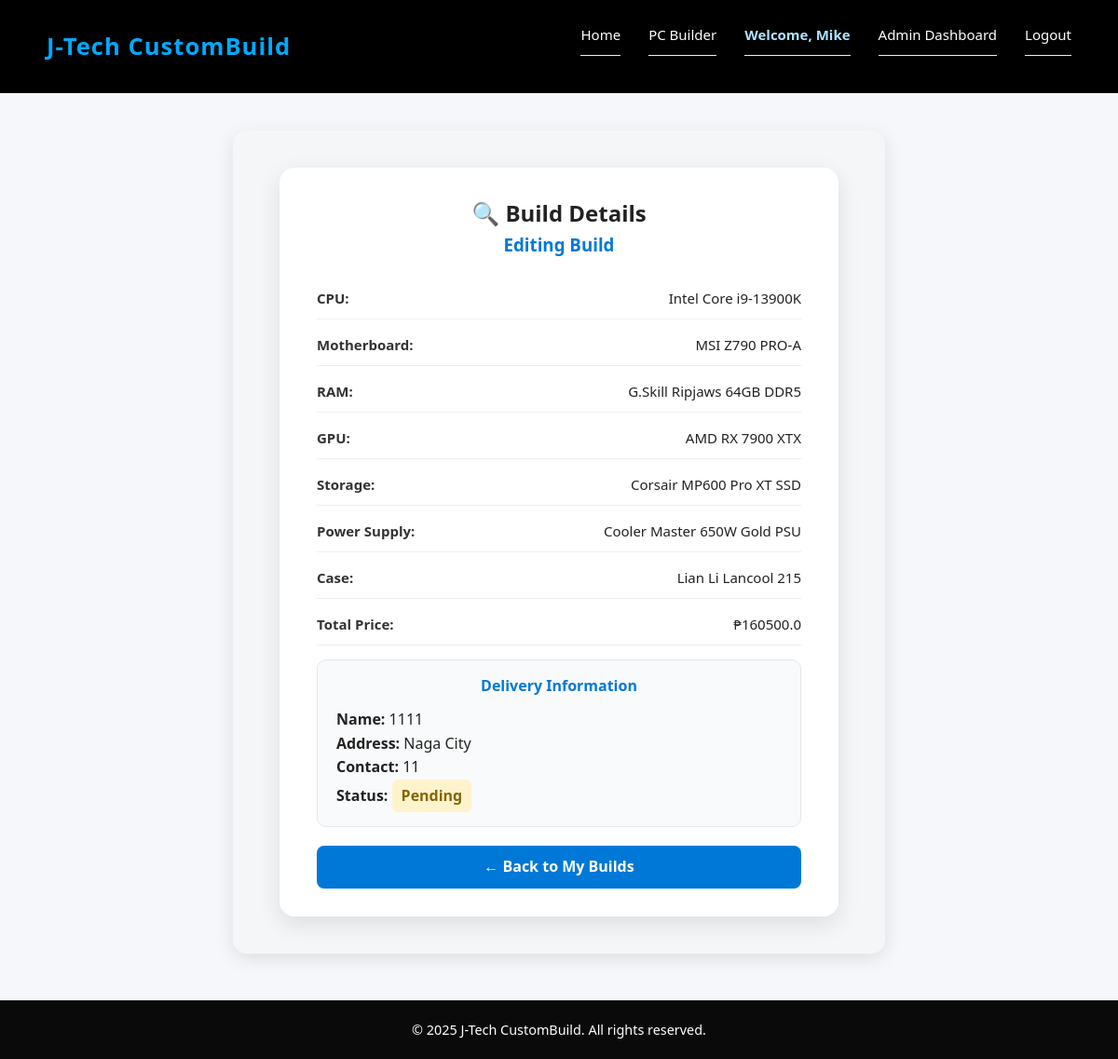
The page /view-build/15 (signed in) on the database its author committed.
### tables this page shows
CREATE TABLE builds (id INTEGER PRIMARY KEY AUTOINCREMENT, user TEXT, purpose TEXT, cpu TEXT, mobo TEXT, ram TEXT, gpu TEXT, storage TEXT, psu TEXT, cases TEXT, fullname TEXT, address TEXT, contact TEXT, status TEXT, price REAL);

### app.py (the view)
@app.route('/view-build/<int:id>')
def view_build(id):
    if 'user' not in session:
        flash('Please log in first.', 'warning')
        return redirect(url_for('login'))
    user = session['user']
    with sqlite3.connect(DB_NAME) as conn:
        cur = conn.cursor()
        cur.execute('''
            SELECT id, purpose, cpu, mobo, ram, gpu, storage, psu, cases, fullname, address, contact, status, price
            FROM builds
            WHERE id = ? AND user = ?
        ''', (id, user))
        build = cur.fetchone()
    if not build:
        flash('Build not found or access denied.', 'danger')
        return redirect(url_for('my_builds'))
    return render_template('view_build.html', build=build)

### templates/view_build.html (shortened to what this page needs)
{% extends "base.html" %}
{% block content %}
<div class="build-details-container">
  <div class="build-details-card">
    <h2>🔍 Build Details</h2>
    <h3>{{ build[1] | capitalize }} Build</h3>
    <ul>
      <li><strong>CPU:</strong> <span>{{ build[2] }}</span></li>
      <li><strong>Motherboard:</strong> <span>{{ build[3] }}</span></li>
      <li><strong>RAM:</strong> <span>{{ build[4] }}</span></li>
      <li><strong>GPU:</strong> <span>{{ build[5] }}</span></li>
      <li><strong>Storage:</strong> <span>{{ build[6] }}</span></li>
      <li><strong>Power Supply:</strong> <span>{{ build[7] }}</span></li>
      <li><strong>Case:</strong> <span>{{ build[8] }}</span></li>
      <li><strong>Total Price:</strong> <span>₱{{ build[13] }}</span></li>
    </ul>
    <div class="delivery-info">
      <h4>Delivery Information</h4>
      <p><strong>Name:</strong> {{ build[9] }}</p>
      <p><strong>Address:</strong> {{ build[10] }}</p>
      <p><strong>Contact:</strong> {{ build[11] }}</p>
      <p><strong>Status:</strong>
        <span class="status {{ build[12] }}">{{ build[12] }}</span>
      </p>
    </div>
    <a href="{{ url_for('my_builds') }}" class="btn-back">← Back to My Builds</a>
  </div>
</div>
{% endblock %}

### templates/base.html (shortened to what this page needs)
<!DOCTYPE html>
<html lang="en">
<head>
    <link rel="stylesheet" href="{{ url_for('static', filename='styles.css') }}">
</head>
<body>
    <header>
        <div class="navbar">
            <div class="logo">J-Tech CustomBuild</div>
            <nav>
                <ul>
                    <li><a href="{{ url_for('home') }}">Home</a></li>
                    <li><a href="{{ url_for('choose_purpose') }}">PC Builder</a></li>
                    {% if 'user' in session %}
                        <li class="welcome">Welcome, {{ session['user'] }}</li>
                        {% if session.get('role') == 'admin' %}
                            <li><a href="{{ url_for('admin_dashboard') }}">Admin Dashboard</a></li>
                        {% else %}
                            <li><a href="{{ url_for('my_builds') }}">My Builds</a></li>
                        {% endif %}
                        <li><a href="{{ url_for('logout') }}">Logout</a></li>
                    {% else %}
                        <li><a href="{{ url_for('login') }}">Login</a></li>
                        <li><a href="{{ url_for('register') }}">Register</a></li>
                    {% endif %}
                </ul>
            </nav>
        </div>
    </header>
    <main>
        {% block content %}{% endblock %}
    </main>
    <footer>
        <p>© 2025 J-Tech CustomBuild. All rights reserved.</p>
    </footer>
</body>
</html>

### static/styles.css (style rules this page uses)
* { margin: 0; padding: 0; box-sizing: border-box; font-family: 'Poppins', 'Segoe UI', sans-serif; }
body { background-color: #f5f7fa; color: #222; line-height: 1.6; }
header { background: #000; color: white; padding: 15px 50px; width: 100%; position: sticky; top: 0; z-index: 100; }
.navbar { display: flex; justify-content: space-between; align-items: center; flex-wrap: wrap; }
.logo { font-size: 1.6rem; font-weight: 700; color: #00aaff; letter-spacing: 1px; }
nav ul { list-style: none; display: flex; gap: 30px; }
nav ul li a { color: white; text-decoration: none; font-weight: 500; transition: 0.3s; }
.welcome { color: #aee4ff; font-weight: 600; }
footer { text-align: center; padding: 20px; background: #0a0a0a; color: white; font-size: 0.9rem; margin-top: 50px; }
.btn-view, .btn-back { display: inline-block; background: #007bff; color: white; padding: 10px 16px; border-radius: 8px; text-decoration: none; transition: background 0.3s ease; }
.build-details-container { max-width: 700px; margin: 40px auto; background: #fff; border-radius: 15px; box-shadow: 0 5px 20px rgba(0,0,0,0.1); padding: 30px; }
.build-details-card ul { list-style: none; padding: 0; margin: 10px 0; }
.build-details-card li { margin: 5px 0; }
.delivery-info { background: #f7f9fc; border-radius: 10px; padding: 15px; margin-top: 15px; }
.build-details-container { display: flex; justify-content: center; align-items: center; min-height: 90vh; background: #f4f6f8; padding: 40px 0; }
.build-details-card { background: #fff; width: 600px; border-radius: 16px; box-shadow: 0 8px 25px rgba(0, 0, 0, 0.1); padding: 30px 40px; transition: transform 0.2s ease; }
.build-details-card h2, .build-details-card h3, .build-details-card h4 { text-align: center; color: #222; }
.build-details-card h3 { margin-bottom: 20px; color: #0078D7; }
ul { list-style: none; padding: 0; margin-bottom: 25px; }
ul li { padding: 10px 0; border-bottom: 1px solid #eee; font-size: 15px; display: flex; justify-content: space-between; }
ul li strong { color: #333; }
.delivery-info { background: #f9fafb; border: 1px solid #e3e6ea; border-radius: 10px; padding: 15px 20px; margin-bottom: 20px; }
.delivery-info h4 { color: #0078D7; margin-bottom: 10px; text-align: center; }
.status { font-weight: bold; display: inline-block; padding: 5px 10px; border-radius: 6px; text-transform: capitalize; }
.status.Pending { background-color: #fff3cd; color: #856404; }
.btn-back { display: block; text-align: center; text-decoration: none; background-color: #0078D7; color: white; padding: 10px 20px; border-radius: 8px; font-weight: 600; transition: 0.2s; }

### rows shown on the page
builds: user "Mike", purpose "Editing", cpu "Intel Core i9-13900K", mobo "MSI Z790 PRO-A", ram "G.Skill Ripjaws 64GB DDR5", gpu "AMD RX 7900 XTX", storage "Corsair MP600 Pro XT SSD", psu "Cooler Master 650W Gold PSU", cases "Lian Li Lancool 215", price "160500.0", fullname "1111", address "Naga City", contact "11", status "Pending"
